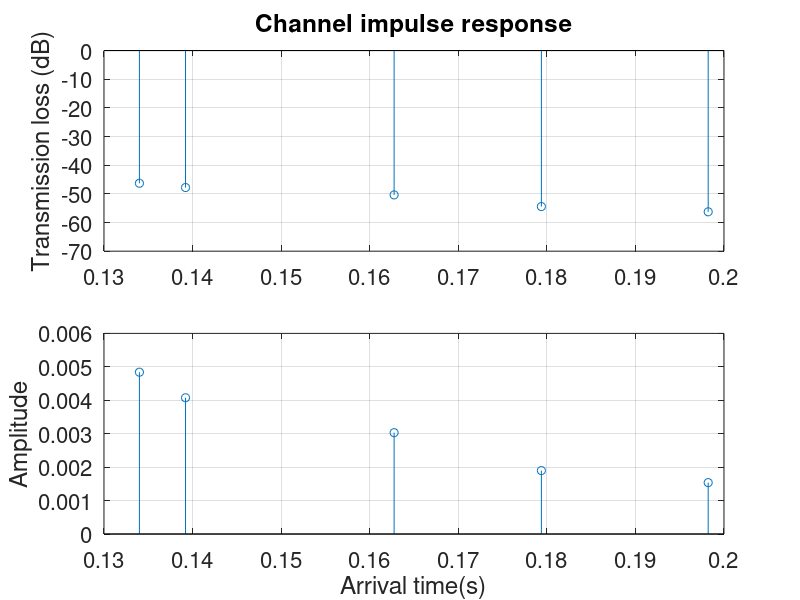

Reproduce this figure in MATLAB.
% 12Week 다중경로 음파 전달
% S: TL계산, B : TL, BL 계산
% 음파 거리 : sqrt(RR^2 + (SD+RD)^2)
f=10; % 주파수
u=10; % 바람 속도
c1=1500; % 수층 음속
c2=1800; % 해저면 음속
p1=1; % 수층 밀도
p2=2; % 해저면 밀도

SD=20; % 송신기 수심
RD=40; % 수신기 수심
RR=200; % 송수신기간 거리
WD=100; % 해역 수심

%% 1 다중경로 전달거리 계산
D_R= sqrt((SD-RD)^2+RR^2); % 직접 전달 경로
S_R= sqrt((SD+RD)^2+RR^2); % 해수면 경로
B_R= sqrt((WD-SD+WD-RD)^2+RR^2); % 해저면 경로
SB_R= sqrt((WD+SD+WD-RD)^2+RR^2); % 해수면-해저면 경로
BS_R= sqrt((WD-SD+WD+RD)^2+RR^2); % 해저면-해수면 경로


% 수층 음파전달(TL)
a=3.3*10^-3+0.11*f^2/(1+f^2) + 44*f^2/(4100+f^2) + 3.0*10^-4*f^2;

D_TL= 2*10*log10(D_R) + a*D_R/1000;
S_TL= 2*10*log10(S_R) + a*S_R/1000;
B_TL= 2*10*log10(B_R) + a*B_R/1000;
SB_TL= 2*10*log10(SB_R) + a*SB_R/1000;
BS_TL= 2*10*log10(BS_R) + a*BS_R/1000;

%S
S_t= atan(60/200);
S_SBL= (1.26 * 10^-3)/sin(S_t)* (u^1.57)* f^0.85;

%B
c1=1500;
c2=1800;
p1=1;
p2=2;

B_t1=atan(140/200);
B_t2=acos( (c2/c1) * cos(B_t1));
B_Rc= (p2*c2*sin((B_t1))-p1*c1*sin(B_t2)) / (p2*c2*sin((B_t1)) + p1*c1*sin(B_t2));
B_BL= -20*log10(abs(B_Rc));

%BS
BS_t1=atan(220/200);
BS_t2=acos((c2/c1)*cos((BS_t1)));
BS_Rc=(p2*c2*sin((BS_t1))-p1*c1*sin(BS_t2)) / (p2*c2*sin((BS_t1)) + p1*c1*sin(BS_t2));
BS_BL= -20*log10(abs(BS_Rc));

BS_SBL= (1.26 * 10^-3)/sin(BS_t1)* (u^1.57)* f^0.85;

%SB
SB_t1=atan(180/200);
SB_t2=acos( (c2/c1) *cos((SB_t1)));
SB_Rc=(p2*c2*sin((SB_t1))-p1*c1*sin(SB_t2)) / (p2*c2*sin((SB_t1)) + p1*c1*sin(SB_t2));
SB_BL= -20*log10(abs(SB_Rc));

SB_SBL= (1.26 * 10^-3) / sin(SB_t1)* (u^1.57)* f^0.85;

% 다중경로 에너지(dB)
D_A= -D_TL;
S_A= -S_TL-S_SBL;
B_A= -B_TL-B_BL;
BS_A=-BS_TL -BS_BL -BS_SBL;
SB_A= -SB_TL -SB_BL -SB_SBL;

A=[D_A S_A B_A SB_A BS_A ];

% 다중경로 에너지(amplitude)
amp=10.^(A./20);
CIR_T= [D_R S_R B_R SB_R BS_R]./1500;

figure;
set(gcf,'position',[100 100 1000 600]);
subplot(2,1,1)
stem(CIR_T,A)
title('Channel impulse response','Fontsize',16,'FontWeight','Bold')
ylabel('Transmission loss (dB)','fontsize',16)
ylim([-70 0]);
set(gca,'fontsize',16)
box on;grid on;
hold on;

subplot(2,1,2)
stem(CIR_T,amp)
xlabel('Arrival time(s)','fontsize',16)
ylabel('Amplitude','fontsize',16)
set(gca,'fontsize',16)
ylim([0 0.006]);
box on;grid on;
